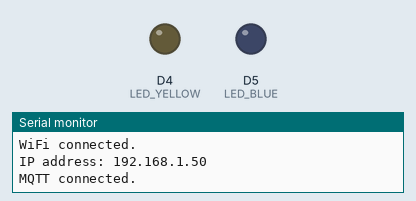
Simulated run of this sketch. Board: Arduino Uno R4 WiFi. Shown: output pins drawn as LEDs (lit = HIGH), the last lines printed to the serial monitor. WiFi joins after 1.5 s; servers stay silent unless stated; random numbers use the default seed unless the sketch sets one; no MQTT or app messages arrive unless stated.

Above: at 6.1 s.
At 15.8 s:
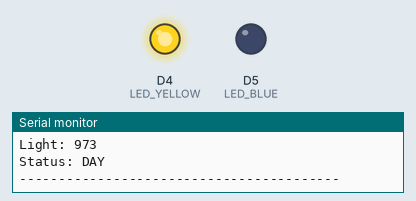
At 31.1 s:
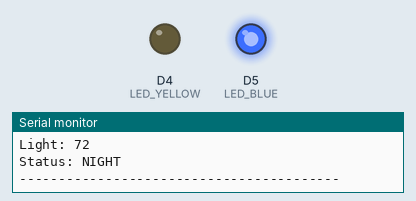
Timing chart, 0 to 54.6 s (numbered marks = the images above):
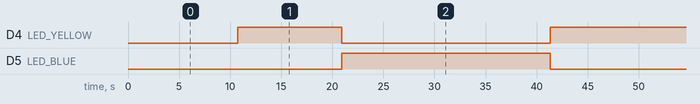

Measured:
- by itself, D4 (LED_YELLOW): repeats every 40.8 s: LOW 20.4 s, HIGH 20.4 s
- by itself, D5 (LED_BLUE): alternates HIGH for 20.4 s and LOW for 20.4 s

The sketch:

SmartFarm_Node001.ino
```cpp
#include <Arduino.h>
#include <WiFiS3.h>
#include <math.h>
#include "Adafruit_MQTT.h"
#include "Adafruit_MQTT_Client.h"

// =========================
// Hardware pins
// =========================
#define DHTPIN 2
#define DHTTYPE DHT11
#define LDRPIN A0
#define LED_YELLOW 4
#define LED_BLUE 5

// Adjust after testing your room/farm lighting.
#define LIGHT_THRESHOLD 260

// LED actuator thresholds for simulated sensor values.
#define TEMP_THRESHOLD_C 28.0
#define HUMIDITY_THRESHOLD_PCT 65.0

// =========================
// Timing
// =========================
#define READ_INTERVAL_MS 10000
#define MQTT_RETRY_MS 5000

// =========================
// WiFi placeholders
// Replace these with each teammate's local network values later.
// =========================
const char* WIFI_SSID = "YOUR_WIFI_SSID";
const char* WIFI_PASS = "YOUR_WIFI_PASSWORD";

// =========================
// Adafruit IO placeholders
// Paste your Adafruit username and active key here.
// =========================
const char* IO_USERNAME = "accerina";
const char* IO_KEY = "PASTE_YOUR_ADAFRUIT_ACTIVE_KEY_HERE";

// =========================
// Node identity
// =========================
const char* SENSOR_ID = "001";
const char* LOCATION_NAME = "North_Field";

// =========================
// Adafruit IO MQTT endpoint
// =========================
const char* AIO_SERVER = "io.adafruit.com";
const uint16_t AIO_SERVERPORT = 1883;

const char* TEMP_TOPIC = "accerina/feeds/smartfarm-temperature";
const char* HUMIDITY_TOPIC = "accerina/feeds/smartfarm-humidity";
const char* STATUS_TOPIC = "accerina/feeds/smartfarm-status";

WiFiClient wifiClient;
Adafruit_MQTT_Client mqtt(&wifiClient, AIO_SERVER, AIO_SERVERPORT, IO_USERNAME, IO_KEY);

Adafruit_MQTT_Publish temperatureFeed(&mqtt, TEMP_TOPIC);
Adafruit_MQTT_Publish humidityFeed(&mqtt, HUMIDITY_TOPIC);
Adafruit_MQTT_Publish statusFeed(&mqtt, STATUS_TOPIC);

// DHT dht(DHTPIN, DHTTYPE);  // Commented out - using simulated data instead

unsigned long lastPublishAt = 0;

// ========================
// Simulation parameters
// ========================
unsigned long simulationStartTime = 0;
const float tempSwing = 2.0;         // Threshold ±2C to force ON/OFF checks.
const float humiditySwing = 6.0;     // Threshold ±6% to force ON/OFF checks.
const float simulationPeriodMs = 40000.0;  // Full up/down cycle every 40 seconds.

void clearIndicatorLeds() {
  digitalWrite(LED_YELLOW, LOW);
  digitalWrite(LED_BLUE, LOW);
}

void connectWiFi() {
  if (WiFi.status() == WL_CONNECTED) {
    return;
  }

  Serial.print("Connecting to WiFi: ");
  Serial.println(WIFI_SSID);

  while (WiFi.status() != WL_CONNECTED) {
    WiFi.begin(WIFI_SSID, WIFI_PASS);

    unsigned long start = millis();
    while (WiFi.status() != WL_CONNECTED && millis() - start < 15000) {
      delay(250);
      Serial.print('.');
    }

    Serial.println();

    if (WiFi.status() == WL_CONNECTED) {
      break;
    }

    Serial.println("WiFi retrying...");
    delay(1000);
  }

  Serial.println("WiFi connected.");
  Serial.print("IP address: ");
  Serial.println(WiFi.localIP());
}

void MQTT_connect() {
  if (mqtt.connected()) {
    return;
  }

  int8_t ret;
  uint8_t retries = 3;

  while ((ret = mqtt.connect()) != 0) {
    Serial.print("MQTT connection failed: ");
    Serial.println(mqtt.connectErrorString(ret));

    mqtt.disconnect();
    delay(MQTT_RETRY_MS);

    if (--retries == 0) {
      Serial.println("MQTT giving up for now.");
      return;
    }
  }

  Serial.println("MQTT connected.");
}

const char* getStatusLabel(bool isDaytime) {
  return isDaytime ? "DAY" : "NIGHT";
}

// ========================
// Simulated sensor data
// ========================
void getSimulatedSensorData(float &temperature, float &humidity, int &lightLevel) {
  unsigned long elapsed = millis() - simulationStartTime;

  // Force simulated values to cross actuator thresholds repeatedly for easier validation.
  float phase = ((elapsed % (unsigned long)simulationPeriodMs) * 2.0 * PI) / simulationPeriodMs;

  temperature = TEMP_THRESHOLD_C + (tempSwing * sin(phase));
  temperature += random(-15, 15) / 100.0;  // Small jitter for realistic readings.

  humidity = HUMIDITY_THRESHOLD_PCT + (humiditySwing * sin(phase + PI));
  humidity += random(-20, 20) / 100.0;

  if (humidity < 0.0) {
    humidity = 0.0;
  }
  if (humidity > 100.0) {
    humidity = 100.0;
  }

  // Keep status feed cycling by tying light level to simulation phase.
  bool isDaySimulation = sin(phase) > 0;
  lightLevel = isDaySimulation ? (900 + random(0, 100)) : (50 + random(0, 50));
}

void applyTemperatureHumidityLeds(float temperature, float humidity) {
  clearIndicatorLeds();

  if (temperature >= TEMP_THRESHOLD_C) {
    digitalWrite(LED_YELLOW, HIGH);
  } else {
    digitalWrite(LED_YELLOW, LOW);
  }

  if (humidity >= HUMIDITY_THRESHOLD_PCT) {
    digitalWrite(LED_BLUE, HIGH);
  } else {
    digitalWrite(LED_BLUE, LOW);
  }
}

bool publishSensorData(float temperature, float humidity, int lightLevel, bool isDaytime) {
  if (!mqtt.connected()) {
    MQTT_connect();
  }

  if (!mqtt.connected()) {
    return false;
  }

  String temperatureText = String(temperature, 2);
  String humidityText = String(humidity, 2);

  bool tempOk = temperatureFeed.publish(temperatureText.c_str());
  bool humidityOk = humidityFeed.publish(humidityText.c_str());
  bool statusOk = statusFeed.publish(getStatusLabel(isDaytime));

  Serial.print("Publish temp: ");
  Serial.println(tempOk ? "OK" : "FAIL");
  Serial.print("Publish humidity: ");
  Serial.println(humidityOk ? "OK" : "FAIL");
  Serial.print("Publish status: ");
  Serial.println(statusOk ? "OK" : "FAIL");

  Serial.print("Sensor ID: ");
  Serial.println(SENSOR_ID);
  Serial.print("Location: ");
  Serial.println(LOCATION_NAME);
  Serial.print("Temp: ");
  Serial.println(temperatureText);
  Serial.print("Humidity: ");
  Serial.println(humidityText);
  Serial.print("Light: ");
  Serial.println(lightLevel);
  Serial.print("Status: ");
  Serial.println(getStatusLabel(isDaytime));

  return tempOk && humidityOk && statusOk;
}

void setup() {
  Serial.begin(115200);
  while (!Serial) {
    delay(10);
  }

  pinMode(LED_YELLOW, OUTPUT);
  pinMode(LED_BLUE, OUTPUT);
  clearIndicatorLeds();

  // Initialize simulation timer
  simulationStartTime = millis();

  Serial.println("=========================================");
  Serial.println("  Smart Farm MQTT Node");
  Serial.print("  Sensor ID: ");
  Serial.println(SENSOR_ID);
  Serial.print("  Location : ");
  Serial.println(LOCATION_NAME);
  Serial.println("  MODE: SIMULATED DATA (Philippines temp)");
  Serial.print("  Temp LED threshold : ");
  Serial.println(TEMP_THRESHOLD_C);
  Serial.print("  Humidity threshold : ");
  Serial.println(HUMIDITY_THRESHOLD_PCT);
  Serial.println("=========================================");

  connectWiFi();
  MQTT_connect();
}

void loop() {
  connectWiFi();
  MQTT_connect();
  mqtt.processPackets(1000);

  unsigned long now = millis();
  if (now - lastPublishAt < READ_INTERVAL_MS) {
    return;
  }
  lastPublishAt = now;

  // Get simulated sensor data
  float temperature = 0;
  float humidity = 0;
  int lightLevel = 0;
  getSimulatedSensorData(temperature, humidity, lightLevel);

  Serial.println("-----------------------------------------");
  Serial.println("[SIMULATED DATA - Threshold Crossing Test]");
  Serial.print("Light level: ");
  Serial.println(lightLevel);

  bool isDaytime = lightLevel > LIGHT_THRESHOLD;
  applyTemperatureHumidityLeds(temperature, humidity);

  Serial.print("Temperature: ");
  Serial.println(temperature, 2);
  Serial.print("Humidity: ");
  Serial.println(humidity, 2);
  Serial.print("Temp LED (YELLOW pin 4): ");
  Serial.println(temperature >= TEMP_THRESHOLD_C ? "ON" : "OFF");
  Serial.print("Humidity LED (BLUE pin 5): ");
  Serial.println(humidity >= HUMIDITY_THRESHOLD_PCT ? "ON" : "OFF");
  Serial.print("Status: ");
  Serial.println(getStatusLabel(isDaytime));

  publishSensorData(temperature, humidity, lightLevel, isDaytime);
  Serial.println("-----------------------------------------");
}
```
